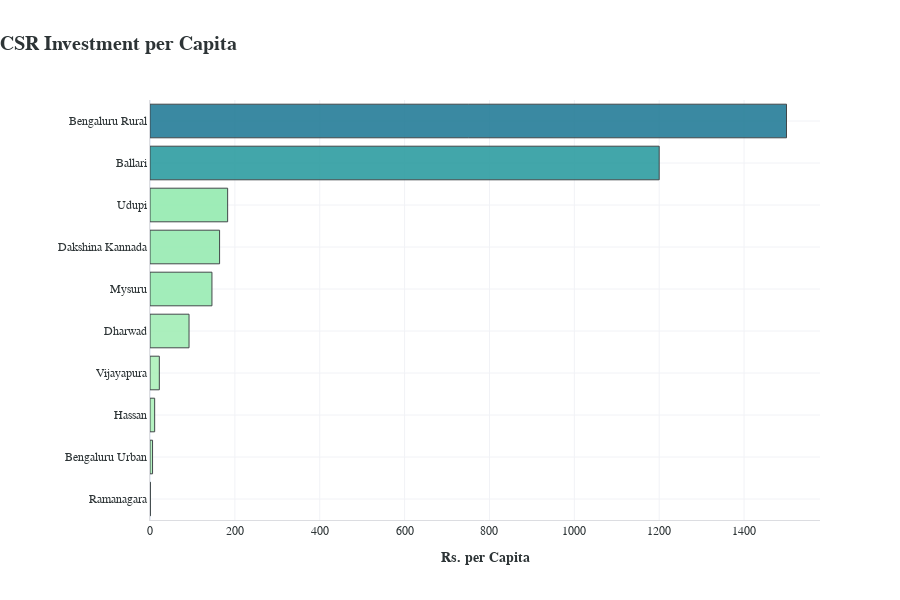
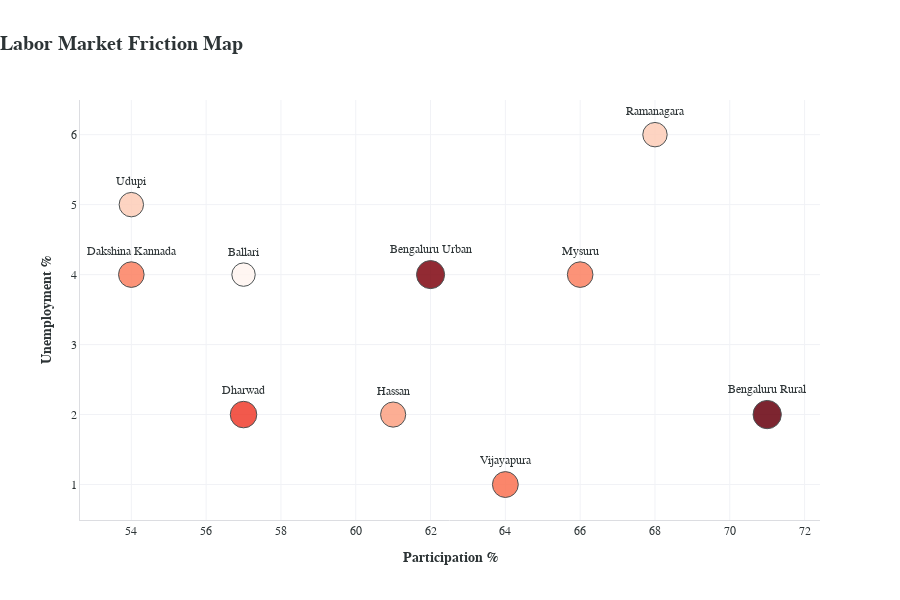
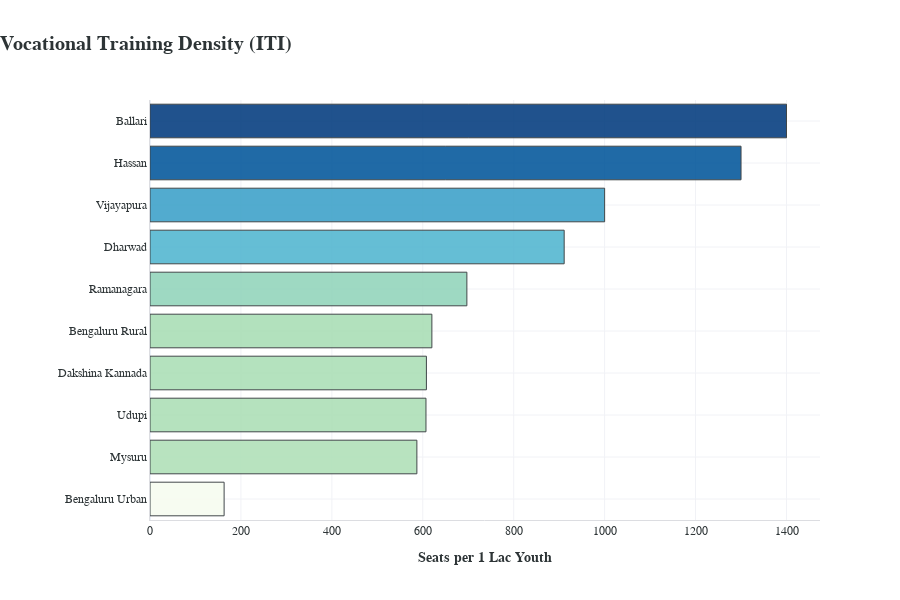
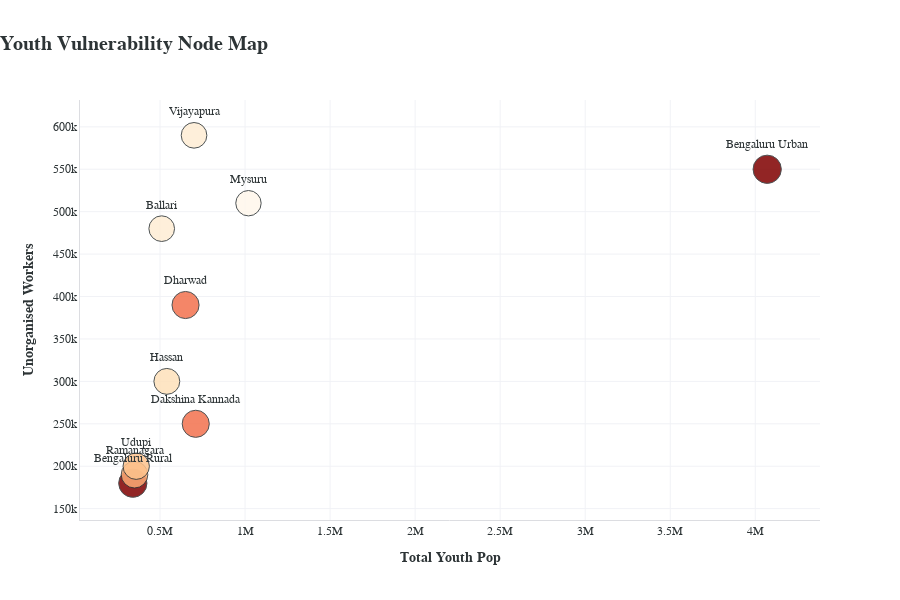

The code cell stored with these charts, in order, in its notebook:
### Code cell
import pandas as pd
import numpy as np
import plotly.express as px
import plotly.graph_objects as go

# 1. DATA VECTORIZATION & CLEANING
df = pd.read_csv('data/karnataka_complete_scorecard.csv')

def clean_val(val):
    if pd.isna(val) or val == 'N/A': return 0
    val = str(val).upper().replace(',', '').replace('%', '')
    if 'L' in val: return float(val.replace('L', '')) * 100000
    if 'K' in val: return float(val.replace('K', '')) * 1000
    try: return float(val)
    except: return 0

metrics = [
    'Y-Power Score', 'Per Capita Income (Rs.)', 'Workforce', 'GER, Higher Education',
    'CSR Spending per Capita (Rs.)', 'Labor force participation (%)', 'Unemployment rate (%)',
    'ITI Seats per 1 lac Youth', 'Test scores (%)', 'Learning Outcomes (average)',
    'Total Youth Population', 'Registered Unorganised Workers', 'Education', 'Readiness and Skills'
]

for col in metrics:
    df[col] = df[col].apply(clean_val)

# Isolate Top 10 districts for high-clarity professional analysis
df_top10 = df.sort_values('Y-Power Score', ascending=False).head(10).copy()

# 2. DESIGN ENGINE FOR GEOMETRIC STYLE
def apply_vector_style(fig, title, xaxis_label, yaxis_label, chart_type='scatter'):
    fig.update_layout(
        title=dict(text=f"<b>{title}</b>", font=dict(size=20, color="#2D3436"), x=0),
        xaxis=dict(title=f"<b>{xaxis_label}</b>", showgrid=True, gridcolor="#F1F2F6", linecolor="#DCDDE1"),
        yaxis=dict(title=f"<b>{yaxis_label}</b>" if yaxis_label else "", showgrid=True, gridcolor="#F1F2F6", linecolor="#DCDDE1"),
        template='plotly_white',
        font=dict(family="Arial, sans-serif", size=12, color="#2D3436"),
        margin=dict(l=150 if chart_type == 'bar' else 80, r=80, t=100, b=80),
        height=600,
        coloraxis_showscale=False
    )
    
    if chart_type == 'scatter':
        fig.update_traces(textposition='top center', marker=dict(line=dict(width=1, color='#2D3436'), opacity=0.85))
    elif chart_type == 'bar':
        fig.update_traces(textposition='outside', marker=dict(line=dict(width=1, color='#2D3436'), opacity=0.9))

# --- PLOT SUITE (PLOTS 3 - 10) ---

# Plot 5: CSR Spending (Horizontal Bar)
fig5 = px.bar(df_top10.sort_values('CSR Spending per Capita (Rs.)'), x='CSR Spending per Capita (Rs.)', 
             y='District', orientation='h', color='CSR Spending per Capita (Rs.)', color_continuous_scale='Tealgrn')
apply_vector_style(fig5, "CSR Investment per Capita", "Rs. per Capita", "", 'bar')
fig5.show()

# Plot 6: Labor Market Friction
fig6 = px.scatter(df_top10, x='Labor force participation (%)', y='Unemployment rate (%)', size='Workforce',
                 color='Workforce', text='District', color_continuous_scale='Reds')
apply_vector_style(fig6, "Labor Market Friction Map", "Participation %", "Unemployment %", 'scatter')
fig6.show()

# Plot 7: Vocational Training Density
fig7 = px.bar(df_top10.sort_values('ITI Seats per 1 lac Youth'), x='ITI Seats per 1 lac Youth', y='District', 
             orientation='h', color='ITI Seats per 1 lac Youth', color_continuous_scale='GnBu')
apply_vector_style(fig7, "Vocational Training Density (ITI)", "Seats per 1 Lac Youth", "", 'bar')
fig7.show()


# Plot 9: Youth Vulnerability
fig9 = px.scatter(df_top10, x='Total Youth Population', y='Registered Unorganised Workers', size='Y-Power Score',
                 color='Y-Power Score', text='District', color_continuous_scale='OrRd')
apply_vector_style(fig9, "Youth Vulnerability Node Map", "Total Youth Pop", "Unorganised Workers", 'scatter')
fig9.show()

# Plot 10: Human Capital Transformation
fig10 = px.scatter(df_top10, x='Education', y='Readiness and Skills', size='Y-Power Score',
                  color='Y-Power Score', text='District', color_continuous_scale='Viridis')
apply_vector_style(fig10, "Human Capital Transformation", "Education Score", "Readiness & Skills", 'scatter')
fig10.update_layout(coloraxis_showscale=True)
fig10.show()

### Figure 1 — Plotly figure (JSON) as saved in the notebook; plotly's stock layout.template omitted (floating-point values rounded to 4 significant figures)
{"data": [{"hovertemplate": "CSR Spending per Capita (Rs.)=%{marker.color}<br>District=%{y}<extra></extra>", "legendgroup": "", "marker": {"color": [1.0, 6.0, 11.0, 22.0, 92.0, 146.0, 164.0, 183.0, 1200.0, 1500.0], "coloraxis": "coloraxis", "line": {"color": "#2D3436", "width": 1}, "opacity": 0.9, "pattern": {"shape": ""}}, "name": "", "orientation": "h", "showlegend": false, "textposition": "outside", "type": "bar", "x": [1.0, 6.0, 11.0, 22.0, 92.0, 146.0, 164.0, 183.0, 1200.0, 1500.0], "xaxis": "x", "y": ["Ramanagara", "Bengaluru Urban", "Hassan", "Vijayapura", "Dharwad", "Mysuru", "Dakshina Kannada", "Udupi", "Ballari", "Bengaluru Rural"], "yaxis": "y"}], "layout": {"barmode": "relative", "coloraxis": {"colorbar": {"title": {"text": "CSR Spending per Capita (Rs.)"}}, "colorscale": [[0, "rgb(176, 242, 188)"], [0.1667, "rgb(137, 232, 172)"], [0.3333, "rgb(103, 219, 165)"], [0.5, "rgb(76, 200, 163)"], [0.6667, "rgb(56, 178, 163)"], [0.8333, "rgb(44, 152, 160)"], [1, "rgb(37, 125, 152)"]], "showscale": false}, "font": {"color": "#2D3436", "family": "Arial, sans-serif", "size": 12}, "height": 600, "legend": {"tracegroupgap": 0}, "margin": {"b": 80, "l": 150, "r": 80, "t": 100}, "title": {"font": {"color": "#2D3436", "size": 20}, "text": "<b>CSR Investment per Capita</b>", "x": 0}, "xaxis": {"anchor": "y", "domain": [0, 1], "gridcolor": "#F1F2F6", "linecolor": "#DCDDE1", "showgrid": true, "title": {"text": "<b>Rs. per Capita</b>"}}, "yaxis": {"anchor": "x", "domain": [0, 1], "gridcolor": "#F1F2F6", "linecolor": "#DCDDE1", "showgrid": true, "title": {"text": ""}}}}

### Figure 2 — Plotly figure (JSON) as saved in the notebook; plotly's stock layout.template omitted (floating-point values rounded to 4 significant figures)
{"data": [{"hovertemplate": "Labor force participation (%)=%{x}<br>Unemployment rate (%)=%{y}<br>Workforce=%{marker.color}<br>District=%{text}<extra></extra>", "legendgroup": "", "marker": {"color": [66.0, 67.0, 59.0, 55.0, 50.0, 50.0, 53.0, 46.0, 56.0, 55.0], "coloraxis": "coloraxis", "line": {"color": "#2D3436", "width": 1}, "opacity": 0.85, "size": [66.0, 67.0, 59.0, 55.0, 50.0, 50.0, 53.0, 46.0, 56.0, 55.0], "sizemode": "area", "sizeref": 0.1675, "symbol": "circle"}, "mode": "markers+text", "name": "", "orientation": "v", "showlegend": false, "text": ["Bengaluru Urban", "Bengaluru Rural", "Dharwad", "Dakshina Kannada", "Ramanagara", "Udupi", "Hassan", "Ballari", "Vijayapura", "Mysuru"], "textposition": "top center", "type": "scatter", "x": [62.0, 71.0, 57.0, 54.0, 68.0, 54.0, 61.0, 57.0, 64.0, 66.0], "xaxis": "x", "y": [4.0, 2.0, 2.0, 4.0, 6.0, 5.0, 2.0, 4.0, 1.0, 4.0], "yaxis": "y"}], "layout": {"coloraxis": {"colorbar": {"title": {"text": "Workforce"}}, "colorscale": [[0, "rgb(255,245,240)"], [0.125, "rgb(254,224,210)"], [0.25, "rgb(252,187,161)"], [0.375, "rgb(252,146,114)"], [0.5, "rgb(251,106,74)"], [0.625, "rgb(239,59,44)"], [0.75, "rgb(203,24,29)"], [0.875, "rgb(165,15,21)"], [1, "rgb(103,0,13)"]], "showscale": false}, "font": {"color": "#2D3436", "family": "Arial, sans-serif", "size": 12}, "height": 600, "legend": {"itemsizing": "constant", "tracegroupgap": 0}, "margin": {"b": 80, "l": 80, "r": 80, "t": 100}, "title": {"font": {"color": "#2D3436", "size": 20}, "text": "<b>Labor Market Friction Map</b>", "x": 0}, "xaxis": {"anchor": "y", "domain": [0, 1], "gridcolor": "#F1F2F6", "linecolor": "#DCDDE1", "showgrid": true, "title": {"text": "<b>Participation %</b>"}}, "yaxis": {"anchor": "x", "domain": [0, 1], "gridcolor": "#F1F2F6", "linecolor": "#DCDDE1", "showgrid": true, "title": {"text": "<b>Unemployment %</b>"}}}}

### Figure 3 — Plotly figure (JSON) as saved in the notebook; plotly's stock layout.template omitted (floating-point values rounded to 4 significant figures)
{"data": [{"hovertemplate": "ITI Seats per 1 lac Youth=%{marker.color}<br>District=%{y}<extra></extra>", "legendgroup": "", "marker": {"color": [163.0, 587.0, 607.0, 608.0, 620.0, 697.0, 911.0, 1000.0, 1300.0, 1400.0], "coloraxis": "coloraxis", "line": {"color": "#2D3436", "width": 1}, "opacity": 0.9, "pattern": {"shape": ""}}, "name": "", "orientation": "h", "showlegend": false, "textposition": "outside", "type": "bar", "x": [163.0, 587.0, 607.0, 608.0, 620.0, 697.0, 911.0, 1000.0, 1300.0, 1400.0], "xaxis": "x", "y": ["Bengaluru Urban", "Mysuru", "Udupi", "Dakshina Kannada", "Bengaluru Rural", "Ramanagara", "Dharwad", "Vijayapura", "Hassan", "Ballari"], "yaxis": "y"}], "layout": {"barmode": "relative", "coloraxis": {"colorbar": {"title": {"text": "ITI Seats per 1 lac Youth"}}, "colorscale": [[0, "rgb(247,252,240)"], [0.125, "rgb(224,243,219)"], [0.25, "rgb(204,235,197)"], [0.375, "rgb(168,221,181)"], [0.5, "rgb(123,204,196)"], [0.625, "rgb(78,179,211)"], [0.75, "rgb(43,140,190)"], [0.875, "rgb(8,104,172)"], [1, "rgb(8,64,129)"]], "showscale": false}, "font": {"color": "#2D3436", "family": "Arial, sans-serif", "size": 12}, "height": 600, "legend": {"tracegroupgap": 0}, "margin": {"b": 80, "l": 150, "r": 80, "t": 100}, "title": {"font": {"color": "#2D3436", "size": 20}, "text": "<b>Vocational Training Density (ITI)</b>", "x": 0}, "xaxis": {"anchor": "y", "domain": [0, 1], "gridcolor": "#F1F2F6", "linecolor": "#DCDDE1", "showgrid": true, "title": {"text": "<b>Seats per 1 Lac Youth</b>"}}, "yaxis": {"anchor": "x", "domain": [0, 1], "gridcolor": "#F1F2F6", "linecolor": "#DCDDE1", "showgrid": true, "title": {"text": ""}}}}

### Figure 4 — Plotly figure (JSON) as saved in the notebook; plotly's stock layout.template omitted (floating-point values rounded to 4 significant figures)
{"data": [{"hovertemplate": "Total Youth Population=%{x}<br>Registered Unorganised Workers=%{y}<br>Y-Power Score=%{marker.color}<br>District=%{text}<extra></extra>", "legendgroup": "", "marker": {"color": [62.0, 62.0, 57.0, 57.0, 55.0, 54.0, 52.0, 51.0, 51.0, 50.0], "coloraxis": "coloraxis", "line": {"color": "#2D3436", "width": 1}, "opacity": 0.85, "size": [62.0, 62.0, 57.0, 57.0, 55.0, 54.0, 52.0, 51.0, 51.0, 50.0], "sizemode": "area", "sizeref": 0.155, "symbol": "circle"}, "mode": "markers+text", "name": "", "orientation": "v", "showlegend": false, "text": ["Bengaluru Urban", "Bengaluru Rural", "Dharwad", "Dakshina Kannada", "Ramanagara", "Udupi", "Hassan", "Ballari", "Vijayapura", "Mysuru"], "textposition": "top center", "type": "scatter", "x": [4070000.0, 340000.0, 650000.0, 710000.0, 350000.0, 360000.0, 540000.0, 510000.0, 700000.0, 1020000.0], "xaxis": "x", "y": [550000.0, 180000.0, 390000.0, 250000.0, 190000.0, 200000.0, 300000.0, 480000.0, 590000.0, 510000.0], "yaxis": "y"}], "layout": {"coloraxis": {"colorbar": {"title": {"text": "Y-Power Score"}}, "colorscale": [[0, "rgb(255,247,236)"], [0.125, "rgb(254,232,200)"], [0.25, "rgb(253,212,158)"], [0.375, "rgb(253,187,132)"], [0.5, "rgb(252,141,89)"], [0.625, "rgb(239,101,72)"], [0.75, "rgb(215,48,31)"], [0.875, "rgb(179,0,0)"], [1, "rgb(127,0,0)"]], "showscale": false}, "font": {"color": "#2D3436", "family": "Arial, sans-serif", "size": 12}, "height": 600, "legend": {"itemsizing": "constant", "tracegroupgap": 0}, "margin": {"b": 80, "l": 80, "r": 80, "t": 100}, "title": {"font": {"color": "#2D3436", "size": 20}, "text": "<b>Youth Vulnerability Node Map</b>", "x": 0}, "xaxis": {"anchor": "y", "domain": [0, 1], "gridcolor": "#F1F2F6", "linecolor": "#DCDDE1", "showgrid": true, "title": {"text": "<b>Total Youth Pop</b>"}}, "yaxis": {"anchor": "x", "domain": [0, 1], "gridcolor": "#F1F2F6", "linecolor": "#DCDDE1", "showgrid": true, "title": {"text": "<b>Unorganised Workers</b>"}}}}
